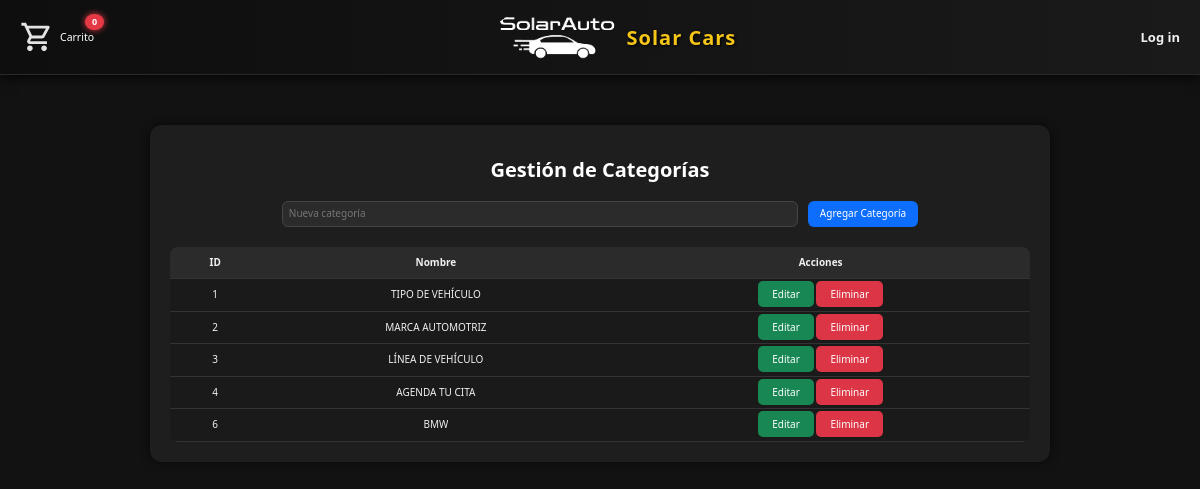
/admin/categorias.php, run on an earlier commit of the app's database.
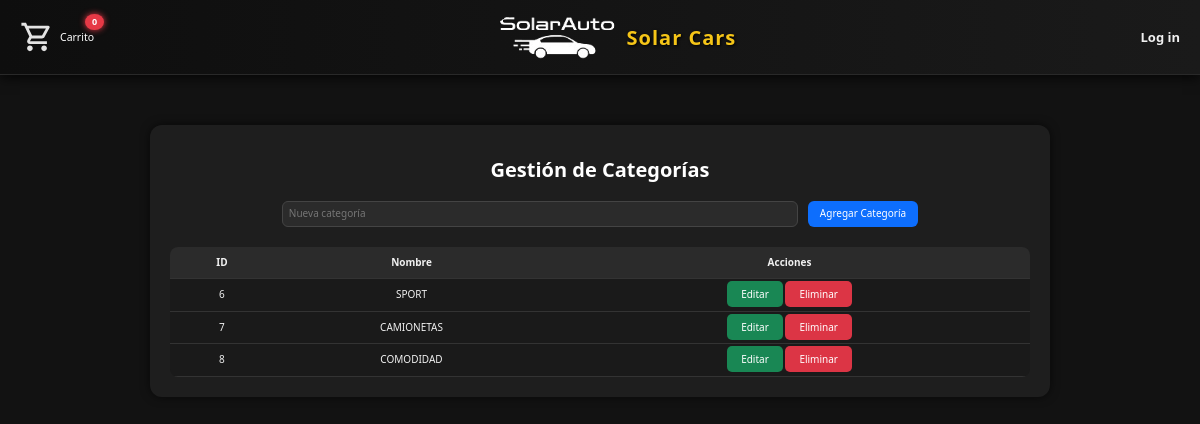
And on a later commit of the database.
### tables this page shows
CREATE TABLE `categorias` (
  `id` int(255) NOT NULL,
  `nombre` varchar(100) NOT NULL
);

### admin/categorias.php (the view, shortened to what this page needs)
<?php
include '../conexion.php';
$stmt = $pdo->query("SELECT * FROM categorias");
$categorias = $stmt->fetchAll(PDO::FETCH_ASSOC);
?>
<!DOCTYPE html>
<html lang="es">
<head>
    <link rel="stylesheet" href="../css/Normalize.css">
    <link rel="stylesheet" href="../css/styles.css">
</head>
<body>
<?php include '../php/include/header.php'; ?>
<main class="admin__categorias-contenedor">
    <h1 class="titulo">Gestión de Categorías</h1>
    <form method="POST" class="formulario-categoria">
        <input type="text" name="nombre" placeholder="Nueva categoría" required class="input-categoria">
        <button type="submit" class="btn-agregar">Agregar Categoría</button>
    </form>
    <table class="tabla-categorias">
        <thead>
            <tr>
                <th>ID</th>
                <th>Nombre</th>
                <th>Acciones</th>
            </tr>
        </thead>
        <tbody>
            <?php foreach ($categorias as $categoria): ?>
            <tr>
                <td><?= $categoria['id'] ?></td>
                <td><?= htmlspecialchars($categoria['nombre']) ?></td>
                <td>
                    <a class="btn-editar" href="editar_categoria.php?id=<?= $categoria['id'] ?>">Editar</a>
                    <a class="btn-eliminar" href="categorias.php?eliminar=<?= $categoria['id'] ?>" onclick="return confirm('¿Estás seguro de que deseas eliminar esta categoría?');">Eliminar</a>
                </td>
            </tr>
            <?php endforeach; ?>
        </tbody>
    </table>
</main>
</body>
</html>

What changed in the data, as far as the page shows it:
removed categorias: id "1", nombre "TIPO DE VEHÍCULO"
removed categorias: id "2", nombre "MARCA AUTOMOTRIZ"
removed categorias: id "3", nombre "LÍNEA DE VEHÍCULO"
removed categorias: id "4", nombre "AGENDA TU CITA"
changed categorias id 6: nombre "BMW" → "SPORT"
added categorias: id "7", nombre "CAMIONETAS"
added categorias: id "8", nombre "COMODIDAD"
